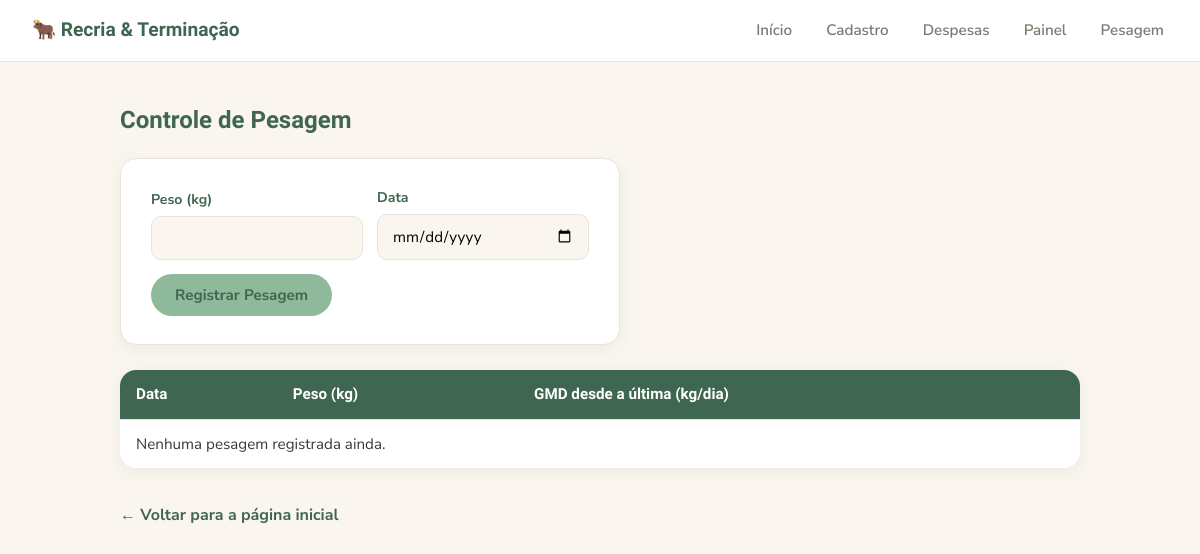
/pesagem, run on an earlier commit of the app's database.
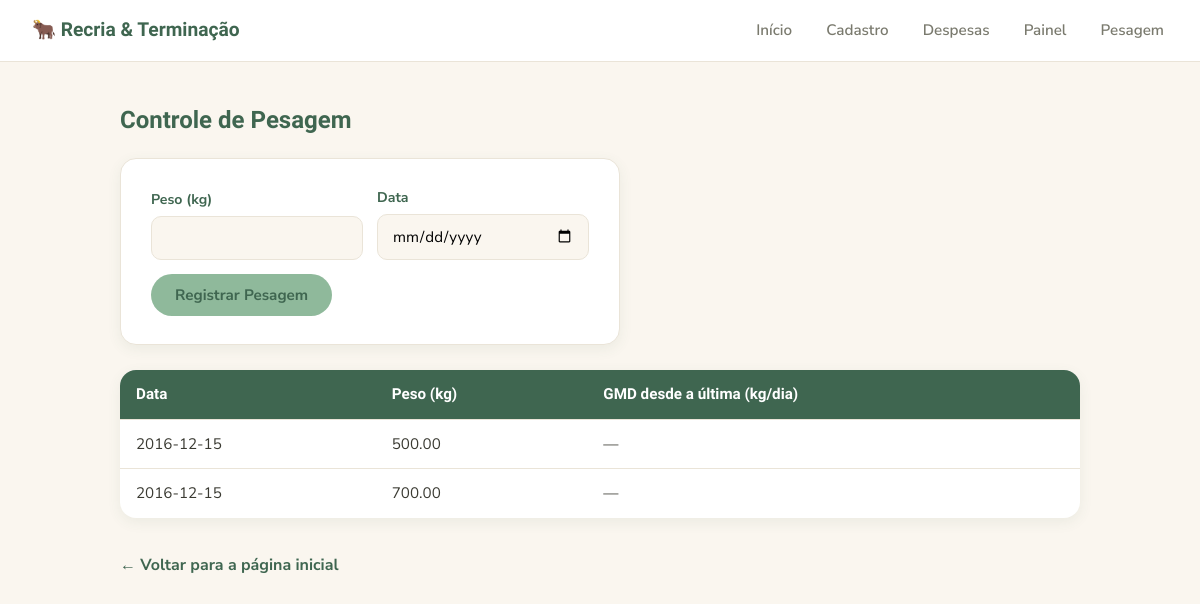
And on a later commit of the database.
### tables this page shows
CREATE TABLE pesagens (
            id INTEGER PRIMARY KEY AUTOINCREMENT,
            peso REAL NOT NULL,
            data TEXT NOT NULL
        );

### app.py (the view, shortened to what this page needs)
@app.route('/pesagem', methods=['GET', 'POST'])
def pesagem():
    conexao = conectar()
    registros = conexao.execute('SELECT * FROM pesagens').fetchall()
    conexao.close()
    registros_ordenados = sorted(registros, key=lambda r: r['data'])
    lista_pesagens = []
    anterior = None
    for r in registros_ordenados:
        gmd = None
        if anterior is not None:
            try:
                data_atual = datetime.strptime(r['data'], '%Y-%m-%d')
                data_anterior = datetime.strptime(anterior['data'], '%Y-%m-%d')
                dias = (data_atual - data_anterior).days
                if dias > 0:
                    gmd = round((r['peso'] - anterior['peso']) / dias, 3)
            except ValueError:
                gmd = None
        lista_pesagens.append({
            'data': r['data'],
            'peso': r['peso'],
            'gmd': gmd,
        })
        anterior = r
    return render_template('pesagem.html', pesagens=lista_pesagens)

### config_banco.py (called while the page is built)
def conectar():
    conexao = sqlite3.connect(CAMINHO_BANCO)
    conexao.row_factory = sqlite3.Row
    return conexao

### templates/pesagem.html (shortened to what this page needs)
{% extends "base.html" %}
{% block conteudo %}
<h2>Controle de Pesagem</h2>
<form action="{{ url_for('pesagem') }}" method="POST" class="form-caixa form-linha">
    <div class="campo">
        <label for="peso">Peso (kg)</label>
        <input type="number" name="peso" id="peso" step="0.01" min="0" required>
    </div>
    <div class="campo">
        <label for="data">Data</label>
        <input type="date" name="data" id="data" required>
    </div>
    <button type="submit">Registrar Pesagem</button>
</form>
<table>
    <thead>
        <tr>
            <th>Data</th>
            <th>Peso (kg)</th>
            <th>GMD desde a última (kg/dia)</th>
        </tr>
    </thead>
    <tbody>
        {% for p in pesagens %}
        <tr>
            <td>{{ p.data }}</td>
            <td>{{ "%.2f"|format(p.peso) }}</td>
            <td>
                {% if p.gmd is not none %}
                    {{ "%.3f"|format(p.gmd) }}
                    {% if p.gmd >= 0.8 %}✔{% else %}⚠{% endif %}
                {% else %}
                    —
                {% endif %}
            </td>
        </tr>
        {% else %}
        <tr>
            <td colspan="3">Nenhuma pesagem registrada ainda.</td>
        </tr>
        {% endfor %}
    </tbody>
</table>
<a class="voltar" href="{{ url_for('index') }}">← Voltar para a página inicial</a>
{% endblock %}

### templates/base.html (shortened to what this page needs)
<!DOCTYPE html>
<html lang="pt-br">
<head>
    <link rel="stylesheet" href="{{ url_for('static', filename='style.css') }}">
</head>
<body>
    <nav class="navbar">
        <div class="navbar-marca">🐂 Recria &amp; Terminação</div>
        <div class="navbar-links">
            <a href="{{ url_for('index') }}">Início</a>
            <a href="{{ url_for('cadastro') }}">Cadastro</a>
            <a href="{{ url_for('despesas') }}">Despesas</a>
            <a href="{{ url_for('painel') }}">Painel</a>
            <a href="{{ url_for('pesagem') }}">Pesagem</a>
        </div>
    </nav>
    <main class="conteudo">
        {% block conteudo %}{% endblock %}
    </main>
</body>
</html>

### static/style.css (style rules this page uses)
* { box-sizing: border-box; }
:root { --verde-salvia: #8FB99B; --verde-escuro: #3F6650; --creme: #FAF6EF; --branco: #FFFFFF; --terracota: #E8B4A0; --terracota-escuro: #A65D45; --texto: #3A3A32; --texto-suave: #7A7A6E; --borda: #EAE4D8; --raio: 16px; --raio-peq: 10px; --sombra: 0 4px 14px rgba(63, 102, 80, 0.08); }
body { font-family: 'Nunito Sans', Arial, sans-serif; background-color: var(--creme); margin: 0; color: var(--texto); line-height: 1.5; }
h1, h2, h3, h4 { font-family: 'Baloo 2', 'Nunito Sans', sans-serif; color: var(--verde-escuro); font-weight: 600; }
.navbar { background-color: var(--branco); color: var(--verde-escuro); padding: 16px 32px; display: flex; justify-content: space-between; align-items: center; flex-wrap: wrap; border-bottom: 1px solid var(--borda); }
.navbar-marca { font-family: 'Baloo 2', sans-serif; font-weight: 700; font-size: 1.2rem; color: var(--verde-escuro); }
.navbar-links a { color: var(--texto-suave); text-decoration: none; margin-left: 22px; font-size: 0.95rem; font-weight: 600; padding: 6px 4px; border-bottom: 2px solid transparent; transition: color 0.15s ease, border-color 0.15s ease; }
.conteudo { max-width: 1000px; margin: 40px auto; padding: 0 20px; }
.form-caixa { background-color: var(--branco); border: 1px solid var(--borda); border-radius: var(--raio); padding: 28px 30px; max-width: 500px; margin-bottom: 25px; box-shadow: var(--sombra); }
.campo { margin-bottom: 18px; }
.campo label { display: block; margin-bottom: 6px; font-weight: 700; font-size: 0.88rem; color: var(--verde-escuro); }
.campo input, .campo select { width: 100%; padding: 11px 14px; border: 1.5px solid var(--borda); border-radius: var(--raio-peq); font-size: 0.95rem; font-family: 'Nunito Sans', sans-serif; background-color: var(--creme); transition: border-color 0.15s ease, background-color 0.15s ease; }
.form-linha { display: flex; gap: 14px; align-items: flex-end; flex-wrap: wrap; }
.form-linha .campo { flex: 1; min-width: 140px; margin-bottom: 0; }
button, .botao { background-color: var(--verde-salvia); color: var(--verde-escuro); border: none; padding: 11px 24px; border-radius: 999px; font-size: 0.95rem; font-weight: 700; font-family: 'Nunito Sans', sans-serif; cursor: pointer; transition: background-color 0.15s ease, transform 0.1s ease; }
.voltar { display: inline-block; margin-top: 15px; color: var(--verde-escuro); text-decoration: none; font-weight: 700; }
table { width: 100%; border-collapse: separate; border-spacing: 0; margin: 20px 0; font-size: 0.95rem; background-color: var(--branco); border-radius: var(--raio); overflow: hidden; box-shadow: var(--sombra); }
th, td { padding: 13px 16px; text-align: left; border-bottom: 1px solid var(--borda); }
th { background-color: var(--verde-escuro); color: var(--branco); font-weight: 700; font-family: 'Baloo 2', sans-serif; }
tr:last-child td { border-bottom: none; }

What changed in the data, as far as the page shows it:
added pesagens: data "2016-12-15", peso "500.00"
added pesagens: data "2016-12-15", peso "700.00"
Also different on the page:
text no longer shown: "Nenhuma pesagem registrada ainda."
